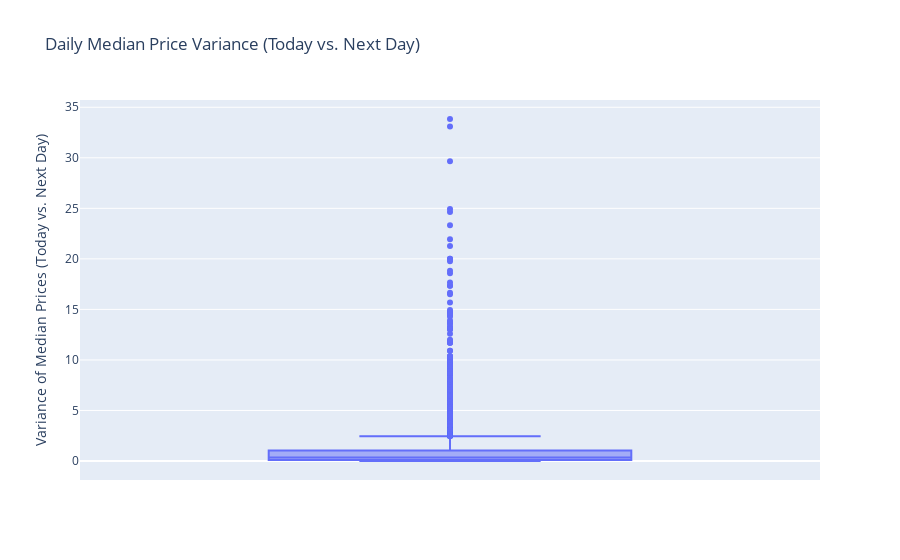
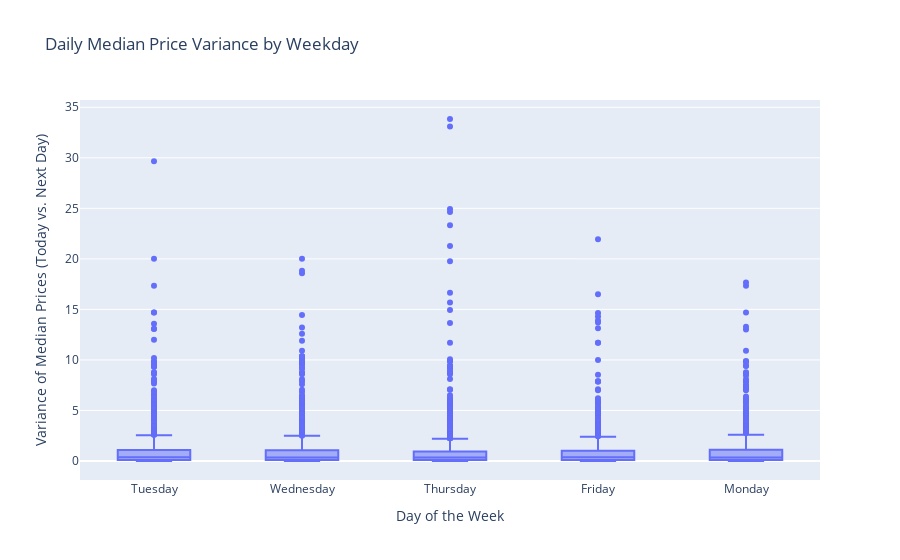
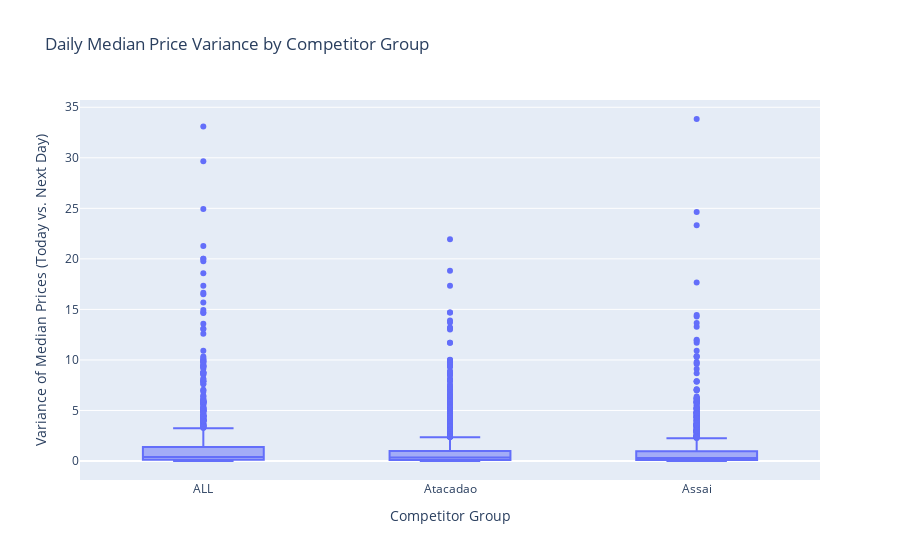

The cell these charts' notebook holds for them, in order:
### Code cell
import pandas as pd
import plotly.express as px

# 1. Calcular la mediana diaria de precios por quotation_date y source_id
df_daily_median = df.groupby(['quotation_date', 'source_id', 'competitor_group', 'weekday']).agg(
    daily_median_price=('price', 'median')
).reset_index()

# 2. Calcular la variación diaria de la mediana de precios por source_id
df_daily_median['next_day_median'] = df_daily_median.groupby('source_id')['daily_median_price'].shift(-1)
df_daily_median['daily_median_variance'] = (df_daily_median['daily_median_price'] - df_daily_median['next_day_median']).abs()

# Filtrar para eliminar valores NaN que se generan en el último día sin comparación al siguiente día
df_daily_median = df_daily_median.dropna(subset=['daily_median_variance'])

# 3. Crear un boxplot para la variación diaria de la mediana
fig_variance_median = px.box(df_daily_median, y='daily_median_variance', 
                             title="Daily Median Price Variance (Today vs. Next Day)",
                             labels={'daily_median_variance': 'Variance of Median Prices (Today vs. Next Day)'})
fig_variance_median.show()

# 4. Boxplot para la variación diaria de la mediana por día de la semana
fig_weekday_variance = px.box(df_daily_median, x='weekday', y='daily_median_variance', 
                              title="Daily Median Price Variance by Weekday",
                              labels={'daily_median_variance': 'Variance of Median Prices (Today vs. Next Day)', 'weekday': 'Day of the Week'})
fig_weekday_variance.show()

# 5. Boxplot para la variación diaria de la mediana por grupo de competidor
fig_competitor_variance = px.box(df_daily_median, x='competitor_group', y='daily_median_variance', 
                                 title="Daily Median Price Variance by Competitor Group",
                                 labels={'daily_median_variance': 'Variance of Median Prices (Today vs. Next Day)', 'competitor_group': 'Competitor Group'})
fig_competitor_variance.show()

### Figure 1 — Plotly figure (JSON) as saved in the notebook; plotly's stock layout.template omitted (floating-point values rounded to 4 significant figures; data arrays with more than 128 entries replaced by an {"elided": "..."} marker saying what was removed)
{"data": [{"alignmentgroup": "True", "hovertemplate": "Variance of Median Prices (Today vs. Next Day)=%{y}<extra></extra>", "legendgroup": "", "marker": {"color": "#636efa"}, "name": "", "notched": false, "offsetgroup": "", "orientation": "v", "showlegend": false, "type": "box", "x0": " ", "xaxis": "x", "y": {"elided": "4274 float values"}, "y0": " ", "yaxis": "y"}], "layout": {"boxmode": "group", "legend": {"tracegroupgap": 0}, "title": {"text": "Daily Median Price Variance (Today vs. Next Day)"}, "xaxis": {"anchor": "y", "domain": [0, 1]}, "yaxis": {"anchor": "x", "domain": [0, 1], "title": {"text": "Variance of Median Prices (Today vs. Next Day)"}}}}

### Figure 2 — Plotly figure (JSON) as saved in the notebook; plotly's stock layout.template omitted (floating-point values rounded to 4 significant figures; data arrays with more than 128 entries replaced by an {"elided": "..."} marker saying what was removed)
{"data": [{"alignmentgroup": "True", "hovertemplate": "Day of the Week=%{x}<br>Variance of Median Prices (Today vs. Next Day)=%{y}<extra></extra>", "legendgroup": "", "marker": {"color": "#636efa"}, "name": "", "notched": false, "offsetgroup": "", "orientation": "v", "showlegend": false, "type": "box", "x": {"elided": "4274 str values"}, "x0": " ", "xaxis": "x", "y": {"elided": "4274 float values"}, "y0": " ", "yaxis": "y"}], "layout": {"boxmode": "group", "legend": {"tracegroupgap": 0}, "title": {"text": "Daily Median Price Variance by Weekday"}, "xaxis": {"anchor": "y", "domain": [0, 1], "title": {"text": "Day of the Week"}}, "yaxis": {"anchor": "x", "domain": [0, 1], "title": {"text": "Variance of Median Prices (Today vs. Next Day)"}}}}

### Figure 3 — Plotly figure (JSON) as saved in the notebook; plotly's stock layout.template omitted (floating-point values rounded to 4 significant figures; data arrays with more than 128 entries replaced by an {"elided": "..."} marker saying what was removed)
{"data": [{"alignmentgroup": "True", "hovertemplate": "Competitor Group=%{x}<br>Variance of Median Prices (Today vs. Next Day)=%{y}<extra></extra>", "legendgroup": "", "marker": {"color": "#636efa"}, "name": "", "notched": false, "offsetgroup": "", "orientation": "v", "showlegend": false, "type": "box", "x": {"elided": "4274 str values"}, "x0": " ", "xaxis": "x", "y": {"elided": "4274 float values"}, "y0": " ", "yaxis": "y"}], "layout": {"boxmode": "group", "legend": {"tracegroupgap": 0}, "title": {"text": "Daily Median Price Variance by Competitor Group"}, "xaxis": {"anchor": "y", "domain": [0, 1], "title": {"text": "Competitor Group"}}, "yaxis": {"anchor": "x", "domain": [0, 1], "title": {"text": "Variance of Median Prices (Today vs. Next Day)"}}}}
